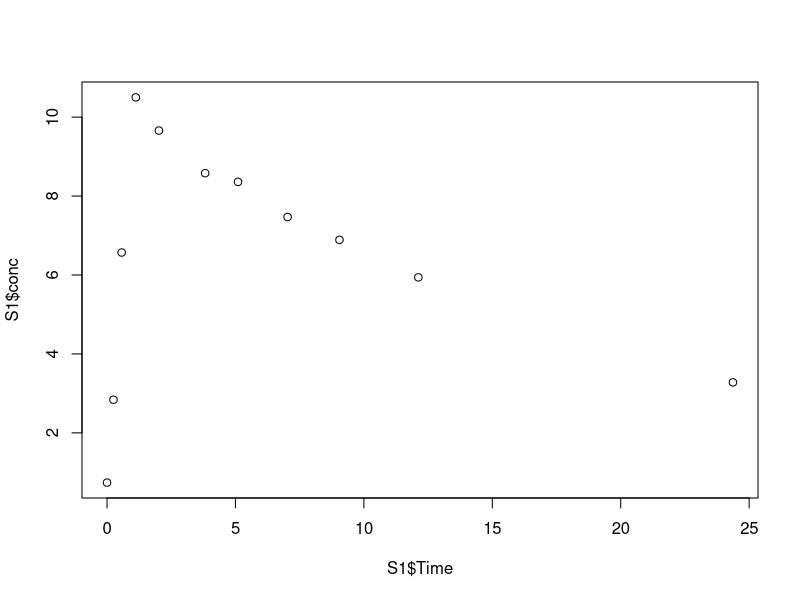
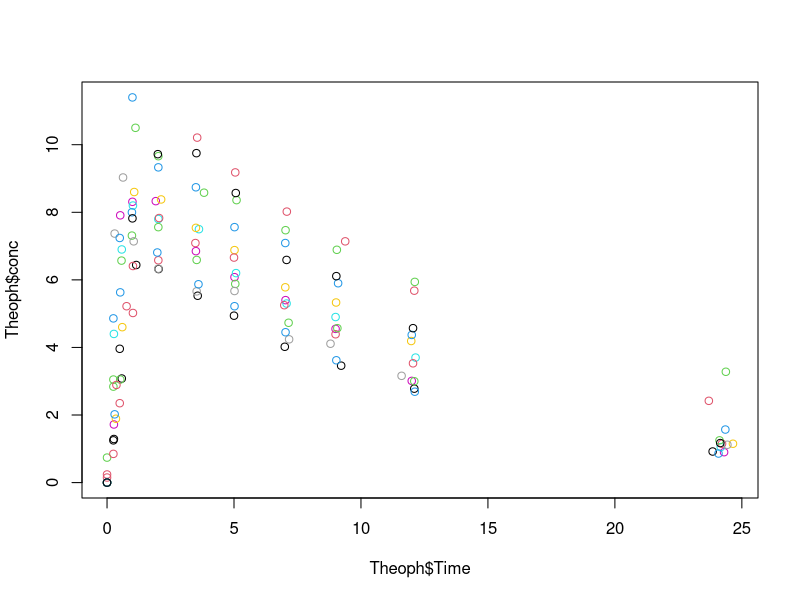
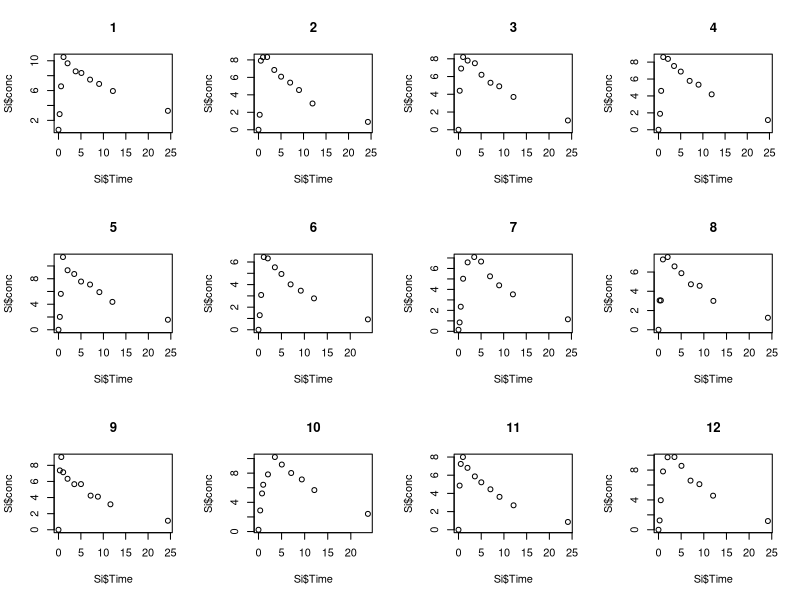
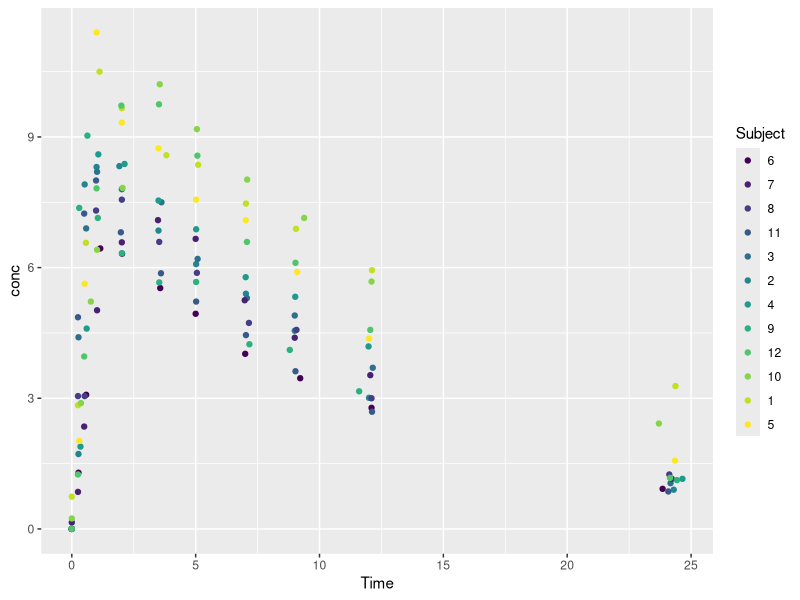
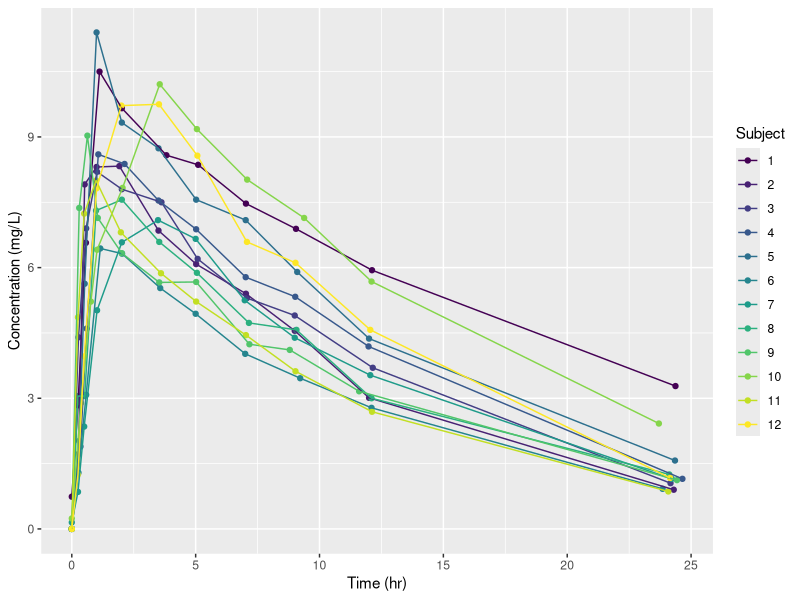
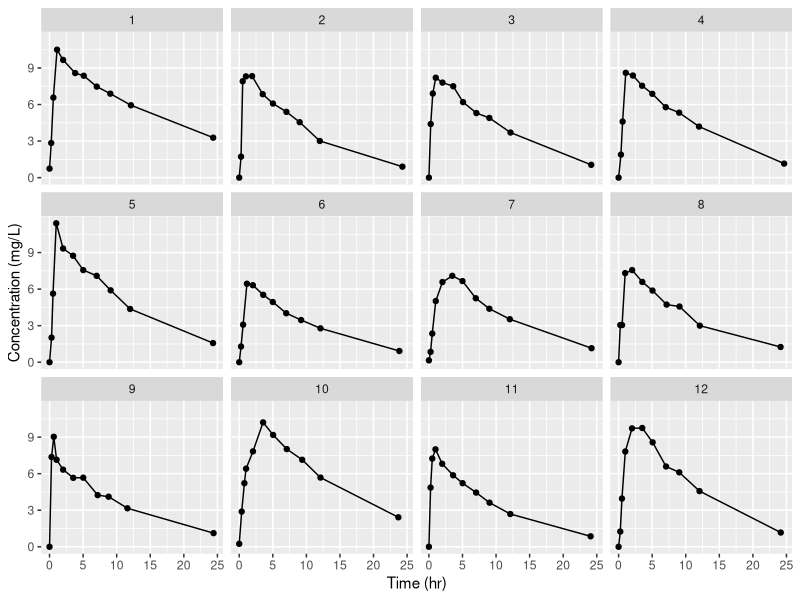
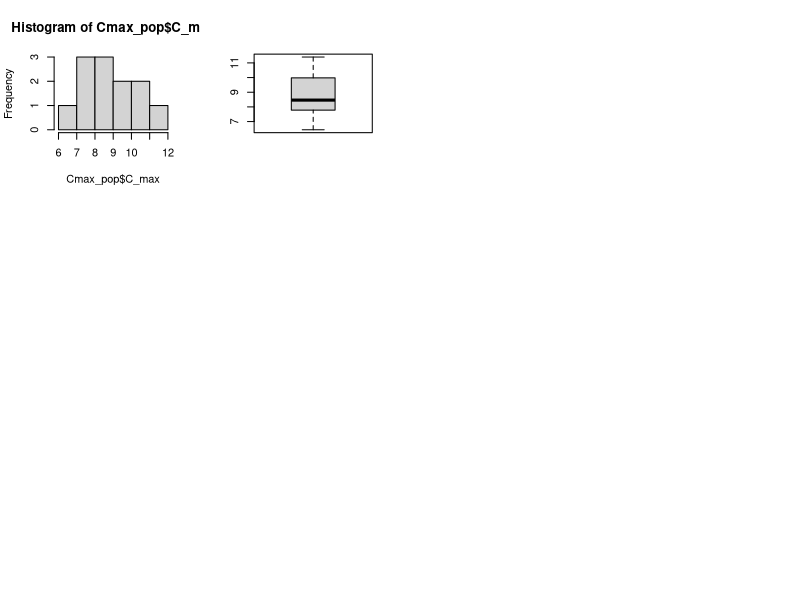
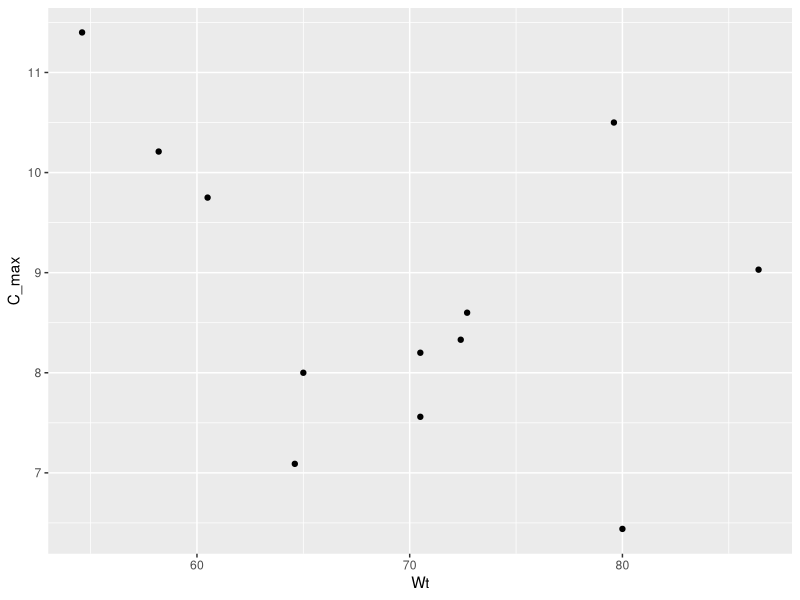

Recreate these plots in R, in order.
## ---- chunk 1
knitr::opts_chunk$set(eval = F)
## ---- chunk 2
head(Theoph)
## ---- chunk 3
tail(Theoph)
## ---- chunk 4
class(Theoph)
## ---- chunk 5
subset(x = Theoph, Subject == 1)
## ---- chunk 6
S1 <- subset(x = Theoph, Subject == 1)
S1$conc
## ---- chunk 7
mean(S1$conc)
## ---- chunk 8
C_max <- max(S1$conc)
C_max
## ---- chunk 9
plot(x = S1$Time, y = S1$conc)
## ---- chunk 10
plot(x = Theoph$Time, y = Theoph$conc, col=Theoph$Subject)
## ---- chunk 11
par(mfrow=c(m=3,n=4))
for(i in 1:12){
  Si <- subset(x = Theoph, Subject == i)  # Select subject
  plot(x = Si$Time, y = Si$conc, main = i)   # plot PK profile
}
## ---- chunk 12
library(tidyverse)
## ---- chunk 13
Theoph %>% ggplot(aes(x = Time, y =conc, color = Subject)) + 
  geom_point()
## ---- chunk 14
class(Theoph$Subject)
## ---- chunk 15
Theoph$Subject
## ---- chunk 16
Theoph$Subject <- factor(Theoph$Subject, 
                            level = c("1", "2", "3", "4", "5", "6", 
                                      "7", "8", "9", "10", "11","12"))
## ---- chunk 17
Theoph$Subject
## ---- chunk 18
Theoph %>% ggplot(aes(x = Time, y =conc, color = Subject)) + 
  geom_point() + geom_line() + 
  labs(x = "Time (hr)", y = "Concentration (mg/L)")
## ---- chunk 19
Theoph %>% ggplot(aes(x = Time, y =conc)) + 
  geom_point() + geom_line() + 
  facet_wrap(~Subject) + 
  labs(x = "Time (hr)", y = "Concentration (mg/L)")
## ---- chunk 20
S1.Cmax <- max(S1$conc)
S1.Cmax
## ---- chunk 21
which(S1$conc == S1.Cmax)
## ---- chunk 22
Cmax.pt <- which(S1$conc == S1.Cmax)
T_max <- S1$Time[Cmax.pt]
T_max
## ---- chunk 23
Cmax_pop <- Theoph %>% group_by(Subject) %>% summarise(C_max = max(conc))
Cmax_pop
## ---- chunk 24
hist(Cmax_pop$C_max)
## ---- chunk 25
boxplot(Cmax_pop$C_max)
## ---- chunk 26
Theoph %>% group_by(Subject) %>% summarise(C_max = max(conc), Wt=mean(Wt))
## ---- chunk 27
Theoph %>% group_by(Subject) %>% 
  summarise(C_max = max(conc), Wt=mean(Wt)) %>% 
  ggplot(aes(x=Wt, y=C_max)) + geom_point()
## ---- chunk 28
Theoph %>% group_by(Subject) %>% 
  summarise(C_max = max(conc), Wt=mean(Wt)) %>% 
  ggplot(aes(x=Wt, y=C_max)) + geom_point() + geom_smooth(method = "lm")
## ---- chunk 29
df <- Theoph %>% group_by(Subject) %>% summarize(C_max = max(conc))
df$T_max <- NA
df
## ---- chunk 30
dat <- subset(Theoph, Subject==1)
C_max.pt <- which(dat$conc == df$C_max[1])
df$T_max[1] <- dat$Time[C_max.pt]
df
## ---- chunk 31
for(i in 2:12){
  dat <- subset(Theoph, Subject==i)
  C_max.pt <- which(dat$conc == df$C_max[i])
  df$T_max[i] <- dat$Time[C_max.pt]
}
df
